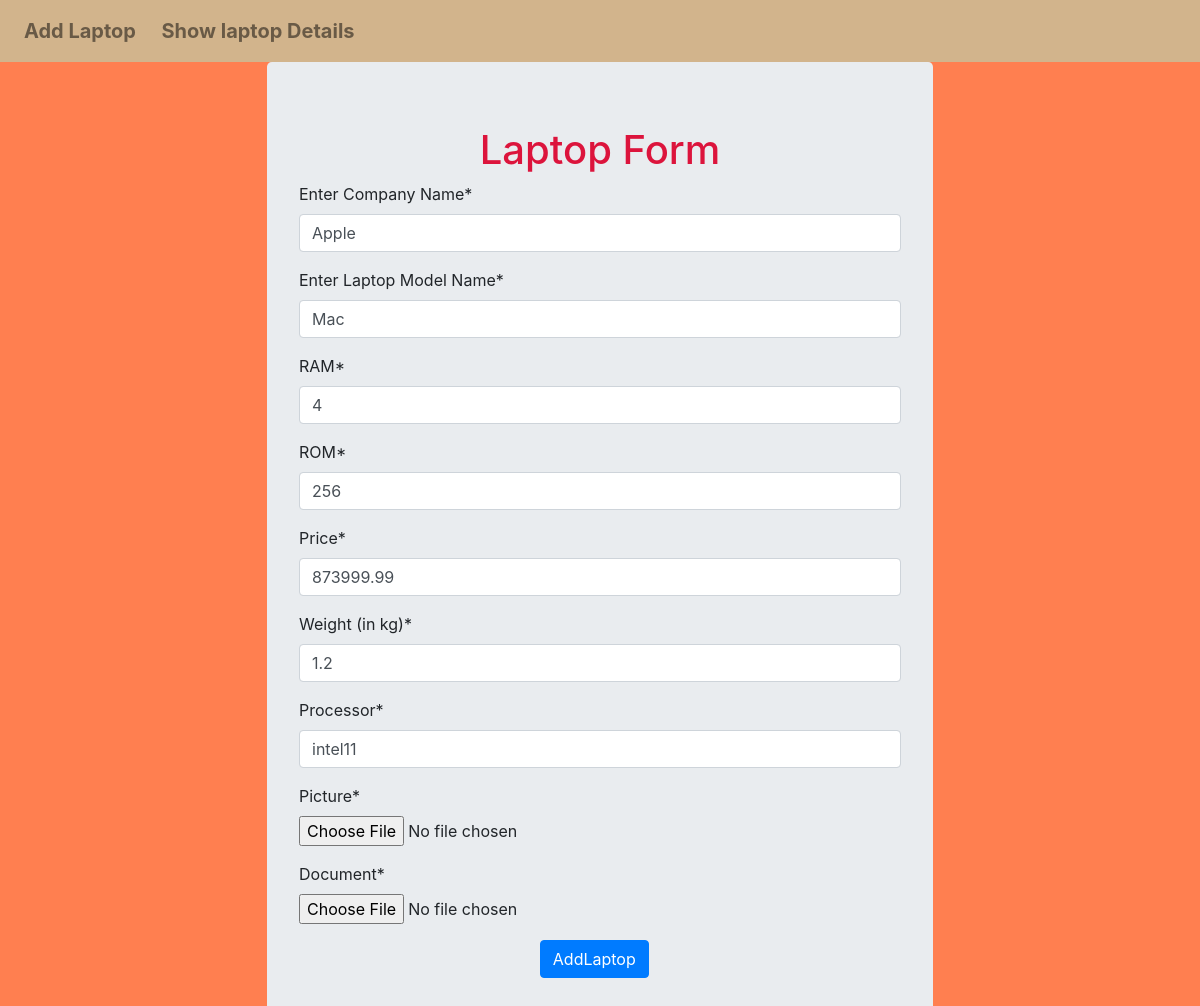
The app's page /laptop/update/3/ with its own data.
### LaptopApp/models.py (models this page shows, shortened)
class Laptop(models.Model):
    company = models.CharField(max_length=20)
    model_name = models.CharField(max_length=20)
    ram = models.PositiveIntegerField()
    rom = models.PositiveIntegerField()
    price = models.FloatField()
    weight = models.FloatField()
    processor = models.CharField(max_length=35)
    picture = models.ImageField(upload_to='images', default='')
    document = models.FileField(upload_to='files', default='')

### LaptopApp/views.py (the view, shortened to what this page needs)
# urls.py: path('update/<int:i>/',views.LaptopUpdate.as_view(),name='update'),
class LaptopUpdate(View):
    def get(self,request,i):
        laptop = Laptop.objects.get(id=i)
        form = LaptopModelForm(instance=laptop)
        template_name = 'LaptopApp/laptop.html'
        context = {'form':form}
        return render(request, template_name, context)

### LaptopApp/forms.py (shortened to what this page needs)
class LaptopModelForm(forms.ModelForm):
    class Meta:
        model = Laptop
        fields = "__all__"
        labels = {
            'company':'Enter Company Name',
            'model_name':'Enter Laptop Model Name',
            'ram':'RAM',
            'rom':'ROM',
            'weight':'Weight (in kg)'
        }
        widgets = {
            'ram':forms.TextInput(attrs={'placeholder':'in GB'}),
            'rom':forms.TextInput(attrs={'placeholder':'in GB'}),
        }

### templates/LaptopApp/laptop.html (shortened to what this page needs)
{% extends "LaptopApp/base.html" %}
{% load crispy_forms_tags %}
{% block content %}
    <div class="container">
        <form method="post" class="jumbotron " enctype="multipart/form-data" style="margin:auto;width:60%">
            <h1 style="text-align:center;color:crimson">Laptop Form</h1>
            {{form | crispy}}
            <input type="submit" value="AddLaptop" class="btn btn-primary " style="margin-left:40%">
        </form>
    </div>
{% endblock %}

### records on screen
Laptop: company "Apple", model_name "Mac", ram "4", rom "256", price "873999.99", weight "1.2", processor "intel11"
